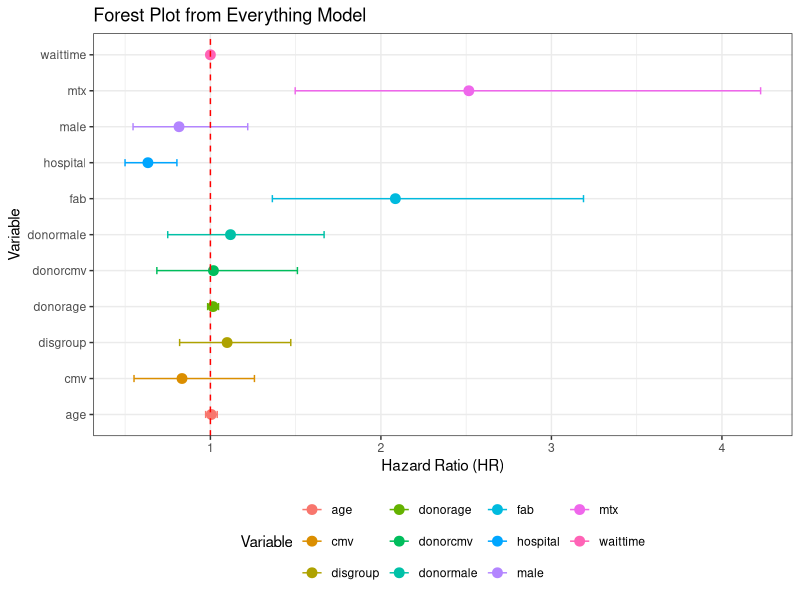
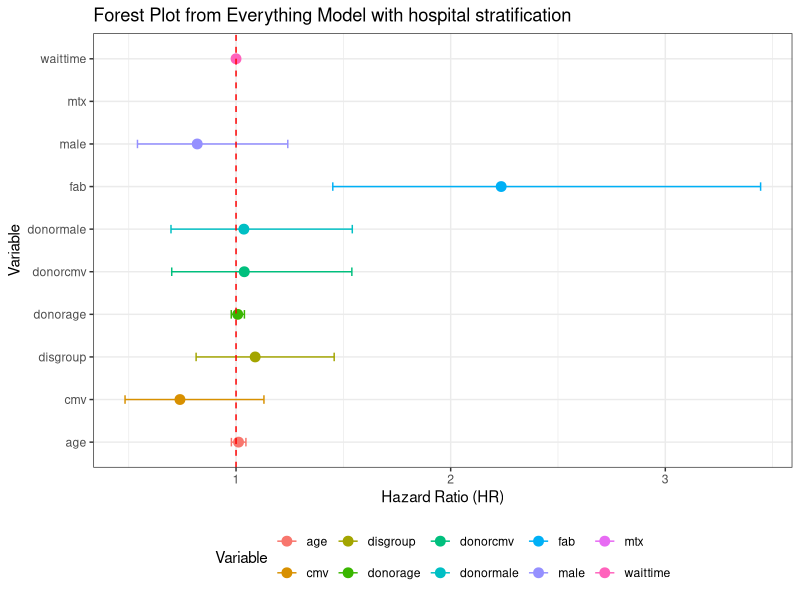
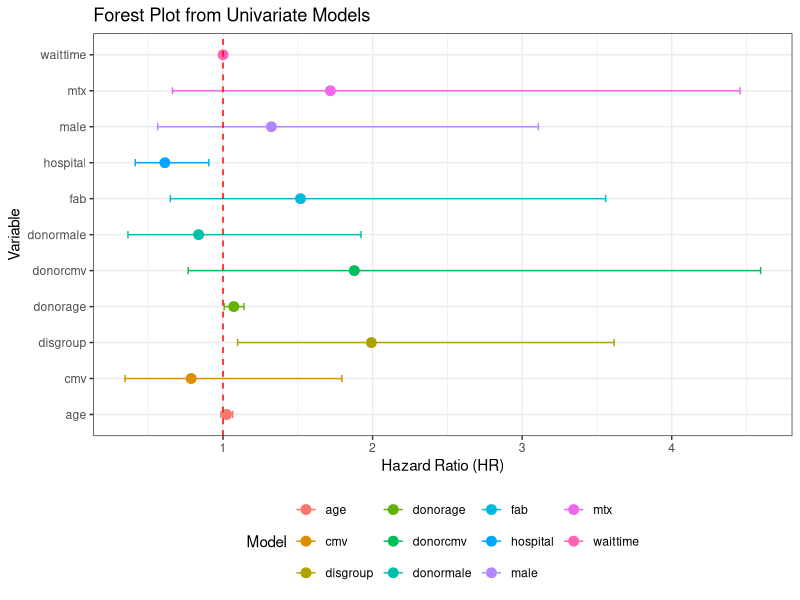
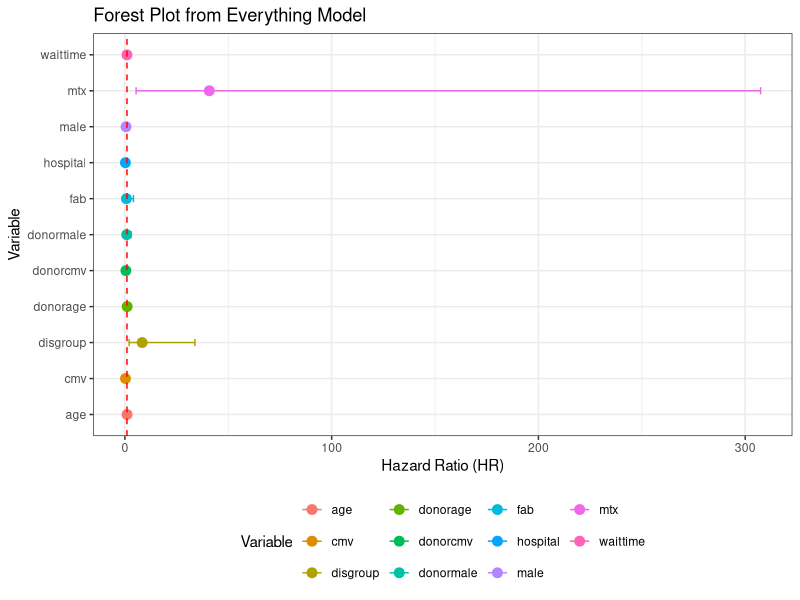
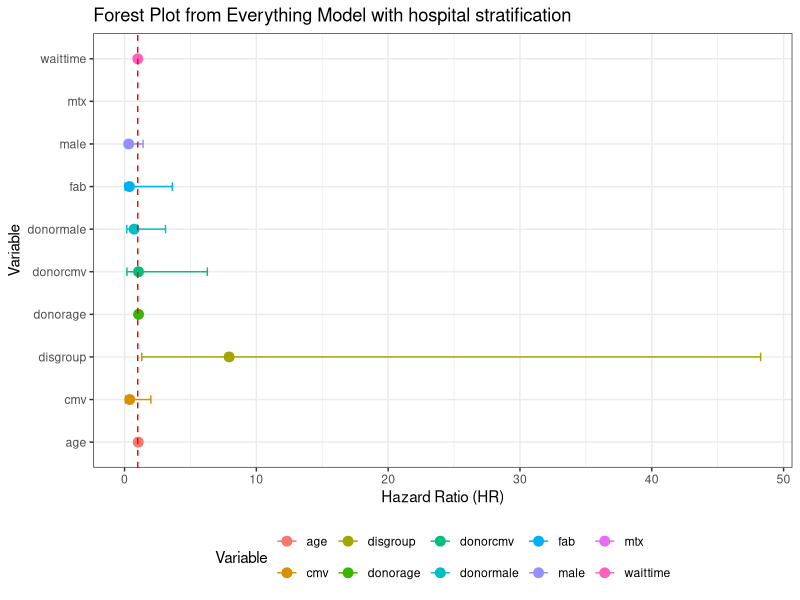

Here is the R script that generated these plots, in order:
## ---- chunk 1
# Clear environment
rm(list=ls())

# Setup options
knitr::opts_chunk$set(echo=FALSE, warning=FALSE, message=FALSE, results='hide')
options(knitr.kable.NA = '-', digits = 2)
labs = knitr::all_labels()
labs = labs[!labs %in% c("setup", "allcode")]
## ---- chunk 2
# Load relevant packages
library(survival)  # survival models
library(dplyr)     # data manipulation
library(broom)     # combine and reshape model output
library(ggplot2)   # data visualization

theme_set(theme_bw())

# Load data
bmt <- read.csv("../data/bmt.csv")
dim(bmt) # 137 rows, 22 columns
names(bmt)

# Handle missing data (there is none)
anyNA(bmt)

## ---- chunk 3
# Create a measure of wait time in 3-month units, not days
bmt$waittime2 <- bmt$waittime / 90
# This is for a univariate log-rank test of a KM estimator
## ---- chunk 4
# Disease-free survival
dfs_surv <- with(bmt, survival::Surv(tdfs, deltadfs))
sort(dfs_surv)

## ---- chunk 5
## Log-rank tests of survival

# Fit KM models from baseline variables
model_list <- list(
  # Initial disease status
  disgroup = survdiff(dfs_surv ~ disgroup, bmt),
  fab = survdiff(dfs_surv ~ fab, bmt),
  waittime = survdiff(dfs_surv ~ waittime, bmt),
  mtx = survdiff(dfs_surv ~ mtx, bmt),
  hospital = survdiff(dfs_surv ~ hospital, bmt),
  # Patient
  age = survdiff(dfs_surv ~ age, bmt),
  male = survdiff(dfs_surv ~ male, bmt),
  cmv = survdiff(dfs_surv ~ cmv, bmt),
  # Donor 
  donorage = survdiff(dfs_surv ~ donorage, bmt),
  donormale = survdiff(dfs_surv ~ donormale, bmt),
  donorcmv = survdiff(dfs_surv ~ donorcmv, bmt)
)

# Extract results from each model
logrank_results <- lapply(model_list, function(model) 
  {data.frame(logrank.pval = model$pvalue)}) %>%
  bind_rows(.id = "Variable") %>% 
  arrange(logrank.pval)

logrank_results %>% 
  mutate(logrank.pval = ifelse(logrank.pval < 0.001, "<0.001", round(logrank.pval,4)))
## ---- chunk 6
## Univariate proportional hazards models 

# Fit PH models from baseline variables
model_list <- list(
  # Initial disease status
  disgroup = coxph(dfs_surv ~ disgroup, bmt),
  fab = coxph(dfs_surv ~ fab, bmt),
  waittime = coxph(dfs_surv ~ waittime, bmt),
  mtx = coxph(dfs_surv ~ mtx, bmt),
  hospital = coxph(dfs_surv ~ hospital, bmt),
  # Patient
  age = coxph(dfs_surv ~ age, bmt),
  male = coxph(dfs_surv ~ male, bmt),
  cmv = coxph(dfs_surv ~ cmv, bmt),
  # Donor 
  donorage = coxph(dfs_surv ~ donorage, bmt),
  donormale = coxph(dfs_surv ~ donormale, bmt),
  donorcmv = coxph(dfs_surv ~ donorcmv, bmt)
)

# Extract results from each model
results <- lapply(model_list, function(model) {
  tidymodel <- broom::tidy(model, conf.int = TRUE, conf.level = 0.9)
  
  data.frame(
    HR = exp(tidymodel$estimate), 
    HR.low = exp(tidymodel$conf.low),
    HR.high = exp(tidymodel$conf.high),
    logrank.pval = broom::glance(model)$p.value.sc[[1]], # Log-rank test
    LRT.pval = tidymodel$p.value  # Likelihood ratio test (LRT)
    )
  }
)
cox_results <- bind_rows(results, .id = "Model")

# Arrange variables by LRT p-value
cox_results %>% arrange(desc(LRT.pval))

# Variables with LRT p-values above or equal to 10%
cox_results %>% arrange(LRT.pval) %>% filter(LRT.pval <= 0.1)

# Forest plot of HR estimates
gg_univar <- ggplot(cox_results, aes(x=HR, y=Model, color=Model)) +
  geom_point(size = 3) + # Plot hazard ratio points
  geom_errorbarh(aes(xmin=HR.low, xmax=HR.high), height=0.2) +  # CI bars
  geom_vline(xintercept=1, linetype="dashed", color="red") +  # Reference line
  labs(title = "Forest Plot from Univariate Models",
       x = "Hazard Ratio (HR)",
       y = "Variable") +
  theme(legend.position = "bottom")

## ---- chunk 7
## Everything PH model

# Fit a single PH model from baseline variables
results <- coxph(dfs_surv ~
        # Initial disease status 
        disgroup + fab + waittime + mtx + hospital +
        # Patient
        age + male + cmv +
        # Donor 
        donorage + donormale + donorcmv, 
      bmt) %>%
  tidy(conf.int = TRUE, conf.level = 0.9)

# Extract results
cox_results <- results %>% 
  mutate(Variable = term,
         HR = exp(estimate),
         HR.low = exp(conf.low), 
         HR.high = exp(conf.high),
         LRT.pval = p.value,
         .keep="none")

# Forest plot of HR estimates
ggplot(cox_results, aes(x=HR, y=Variable, color=Variable)) +
  geom_point(size = 3) + # Plot hazard ratio points
  geom_errorbarh(aes(xmin=HR.low, xmax=HR.high), height=0.2) +  # CI bars
  geom_vline(xintercept=1, linetype="dashed", color="red") +  # Reference line
  labs(title = "Forest Plot from Everything Model",
       x = "Hazard Ratio (HR)",
       y = "Variable") +
  theme(legend.position = "bottom")

## ---- chunk 8
## Everything model stratified by hospital

# Fit a single PH model from baseline variables
results <- coxph(dfs_surv ~ disgroup + fab + waittime + mtx + strata(hospital) +
                   age + male + cmv + donorage + donormale + donorcmv, 
                 bmt) %>%
  tidy(conf.int = TRUE, conf.level = 0.9)

# Extract results
cox_results <- results %>% 
  mutate(Variable = term, HR = exp(estimate), HR.low = exp(conf.low),
         HR.high = exp(conf.high), LRT.pval = p.value, .keep="none")

# Forest plot of HR estimates
ggplot(cox_results, aes(x=HR, y=Variable, color=Variable)) +
  geom_point(size = 3) + # Plot hazard ratio points
  geom_errorbarh(aes(xmin=HR.low, xmax=HR.high), height=0.2) +  # CI bars
  geom_vline(xintercept=1, linetype="dashed", color="red") +  # Reference line
  labs(title = "Forest Plot from Everything Model with hospital stratification",
       x = "Hazard Ratio (HR)",
       y = "Variable") +
  theme(legend.position = "bottom")

## ---- chunk 9
# Subset aGVHD patients
bmt_agvhd <- filter(bmt, deltaa==1)

# Disease-free survival
dfs_surv <- with(bmt_agvhd, survival::Surv(tdfs, deltadfs))
sort(dfs_surv)

## ---- chunk 10
## Log-rank tests of survival

# Fit KM models from baseline variables
model_list <- list(
  # Initial disease status
  disgroup = survdiff(dfs_surv ~ disgroup, bmt_agvhd),
  fab = survdiff(dfs_surv ~ fab, bmt_agvhd),
  waittime = survdiff(dfs_surv ~ waittime, bmt_agvhd),
  mtx = survdiff(dfs_surv ~ mtx, bmt_agvhd),
  hospital = survdiff(dfs_surv ~ hospital, bmt_agvhd),
  # Patient
  age = survdiff(dfs_surv ~ age, bmt_agvhd),
  male = survdiff(dfs_surv ~ male, bmt_agvhd),
  cmv = survdiff(dfs_surv ~ cmv, bmt_agvhd),
  # Donor 
  donorage = survdiff(dfs_surv ~ donorage, bmt_agvhd),
  donormale = survdiff(dfs_surv ~ donormale, bmt_agvhd),
  donorcmv = survdiff(dfs_surv ~ donorcmv, bmt_agvhd)
)

# Extract results from each model
logrank_results <- lapply(model_list, function(model) 
  {data.frame(logrank.pval = model$pvalue)}) %>%
  bind_rows(.id = "Variable") %>% 
  arrange(logrank.pval)

logrank_results %>% 
  mutate(logrank.pval = ifelse(logrank.pval < 0.001, "<0.001", round(logrank.pval,4)))
## ---- chunk 11
## Univariate proportional hazards models 

# Fit PH models from baseline variables
model_list <- list(
  # Initial disease status
  disgroup = coxph(dfs_surv ~ disgroup, bmt_agvhd),
  fab = coxph(dfs_surv ~ fab, bmt_agvhd),
  waittime = coxph(dfs_surv ~ waittime, bmt_agvhd),
  mtx = coxph(dfs_surv ~ mtx, bmt_agvhd),
  hospital = coxph(dfs_surv ~ hospital, bmt_agvhd),
  # Patient
  age = coxph(dfs_surv ~ age, bmt_agvhd),
  male = coxph(dfs_surv ~ male, bmt_agvhd),
  cmv = coxph(dfs_surv ~ cmv, bmt_agvhd),
  # Donor 
  donorage = coxph(dfs_surv ~ donorage, bmt_agvhd),
  donormale = coxph(dfs_surv ~ donormale, bmt_agvhd),
  donorcmv = coxph(dfs_surv ~ donorcmv, bmt_agvhd)
)

# Extract results from each model
results <- lapply(model_list, function(model) {
  tidymodel <- broom::tidy(model, conf.int = TRUE, conf.level = 0.9)
  
  data.frame(
    HR = exp(tidymodel$estimate), 
    HR.low = exp(tidymodel$conf.low),
    HR.high = exp(tidymodel$conf.high),
    logrank.pval = broom::glance(model)$p.value.sc[[1]], # Log-rank test
    LRT.pval = tidymodel$p.value  # Likelihood ratio test (LRT)
    )
  }
)
cox_results <- bind_rows(results, .id = "Model")

# Forest plot of HR estimates
ggplot(cox_results, aes(x=HR, y=Model, color=Model)) +
  geom_point(size = 3) + # Plot hazard ratio points
  geom_errorbarh(aes(xmin=HR.low, xmax=HR.high), height=0.2) +  # CI bars
  geom_vline(xintercept=1, linetype="dashed", color="red") +  # Reference line
  labs(title = "Forest Plot from Univariate Models",
       x = "Hazard Ratio (HR)",
       y = "Variable") +
  theme(legend.position = "bottom")

## ---- chunk 12
## Everything PH model

# Fit a single PH model from baseline variables
results <- coxph(dfs_surv ~
        # Initial disease status 
        disgroup + fab + waittime + mtx + hospital +
        # Patient
        age + male + cmv +
        # Donor 
        donorage + donormale + donorcmv, 
      bmt_agvhd) %>%
  tidy(conf.int = TRUE, conf.level = 0.9)

# Extract results
cox_results <- results %>% 
  mutate(Variable = term,
         HR = exp(estimate),
         HR.low = exp(conf.low), 
         HR.high = exp(conf.high),
         LRT.pval = p.value,
         .keep="none")

# Forest plot of HR estimates
ggplot(cox_results, aes(x=HR, y=Variable, color=Variable)) +
  geom_point(size = 3) + # Plot hazard ratio points
  geom_errorbarh(aes(xmin=HR.low, xmax=HR.high), height=0.2) +  # CI bars
  geom_vline(xintercept=1, linetype="dashed", color="red") +  # Reference line
  labs(title = "Forest Plot from Everything Model",
       x = "Hazard Ratio (HR)",
       y = "Variable") +
  theme(legend.position = "bottom")

## ---- chunk 13
## Everything model stratified by hospital

# Fit a single PH model from baseline variables
results <- coxph(dfs_surv ~ disgroup + fab + waittime + mtx + strata(hospital) +
                   age + male + cmv + donorage + donormale + donorcmv, 
                 bmt_agvhd) %>%
  tidy(conf.int = TRUE, conf.level = 0.9)

# Extract results
cox_results <- results %>% 
  mutate(Variable = term, HR = exp(estimate), HR.low = exp(conf.low),
         HR.high = exp(conf.high), LRT.pval = p.value, .keep="none")

# Forest plot of HR estimates
ggplot(cox_results, aes(x=HR, y=Variable, color=Variable)) +
  geom_point(size = 3) + # Plot hazard ratio points
  geom_errorbarh(aes(xmin=HR.low, xmax=HR.high), height=0.2) +  # CI bars
  geom_vline(xintercept=1, linetype="dashed", color="red") +  # Reference line
  labs(title = "Forest Plot from Everything Model with hospital stratification",
       x = "Hazard Ratio (HR)",
       y = "Variable") +
  theme(legend.position = "bottom")

